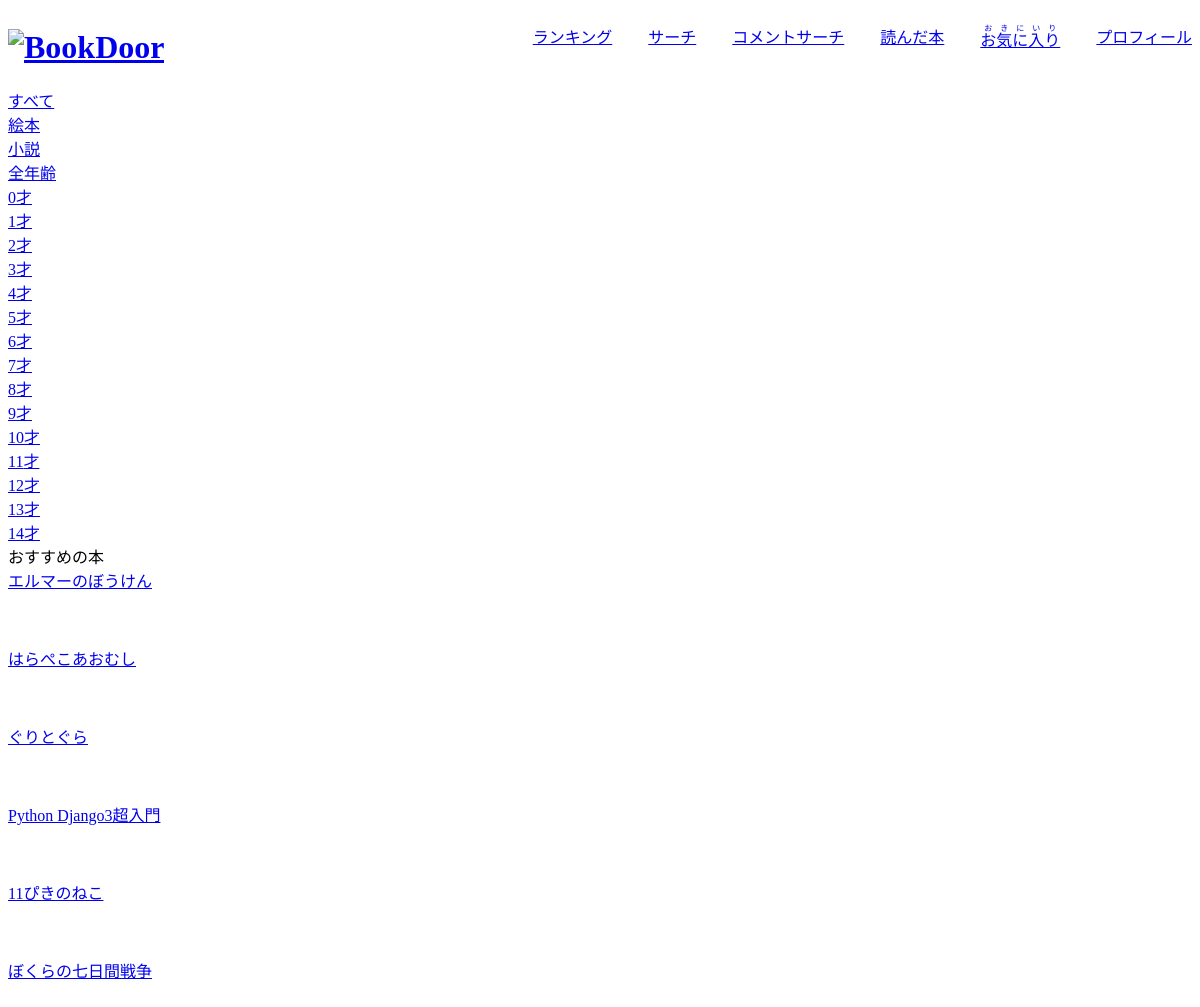
The page /book_condition/0/0 on the database its author committed.
### bookdoor/models.py (models this page shows, shortened)
class Category(models.Model):
  category=models.CharField(max_length=20)

class Book(models.Model):
  title=models.CharField(max_length=100)
  author=models.CharField(max_length=100,blank=True, null=True)
  illustrator=models.CharField(max_length=100,blank=True, null=True)
  translator=models.CharField(max_length=100,blank=True, null=True)
  publisher=models.CharField(max_length=100,blank=True, null=True)
  category_id=models.IntegerField(blank=True, null=True)
  url=models.CharField(max_length=100,blank=True, null=True)
  code=models.CharField(max_length=10)
  evaluation=models.FloatField(default=0)
  date=models.DateField(blank=True, null=True)

### bookdoor/views.py (the view, shortened to what this page needs)
class BookConditionView(TemplateView):
  def __init__(self,):
    self.params={
      'books':'',
      'attention':'',
      'category':Category.objects.all(),
      'category_id':'',
      'age':'',
      'age_range':range(15),
    }
  def get(self,request,category_id,age):
    def default_ranking(age):
      ranking=[]
      books=Book.objects.all()
      today=datetime.date.today()
      for book in books:
        average=0.0
        total=0
        count=0
        if age != 100:
          book_comments=BookComment.objects.filter(book=book,age = age)
        else:
          book_comments=BookComment.objects.filter(book=book)
        for book_comment in book_comments:
          if (int(today.strftime("%Y%m%d")) - \
            int(book_comment.date.strftime("%Y%m%d"))) <=100:
            item=1.25
          else:
            item=1
          total+=book_comment.evaluation*item
          count+=1
        if count == 0:
          count=1
        average=total/count
        ranking.append((book.id-1,average))
      return sorted(ranking, key=lambda r: r[1], reverse=True)
    def first_scores(user,book_count):
      book_comments=BookComment.objects.filter(writer=user)
      item=np.zeros(book_count)
      for book_comment in book_comments:
        id=book_comment.book_id
        item[id-1]=book_comment.evaluation
      return item
    def create_scores(target_user,book_count):
      scores=[]
      scores.append(first_scores(target_user,book_count))
      users=CustomUser.objects.all()
      for user in users:
        if user == target_user:
          continue
        book_comments=BookComment.objects.filter(writer=user)
        if len(book_comments) == 0:
          continue
        item=np.zeros(book_count)
        for book_comment in book_comments:
          id=book_comment.book_id
          item[id-1]=book_comment.evaluation
        scores.append(item)
      return np.array(scores)
    def create_age_scores(target_user,book_count,age):
      scores=[]
      scores.append(first_scores(target_user,book_count))
      today=datetime.date.today()
      users=CustomUser.objects.all()
      for user in users:
        if user == target_user:
          continue
        if age != 100:
          book_comments=BookComment.objects.filter(writer=user,age=age)
        else:
          book_comments=BookComment.objects.filter(writer=user)
        if len(book_comments) == 0:
          continue
        item=np.zeros(book_count)
        for book_comment in book_comments:
          id=book_comment.book_id
          item[id-1]=book_comment.evaluation
        scores.append(item)
      return np.array(scores)
    def get_correlation_coefficents(scores, target_user_index):
      similarities = []
      target = scores[target_user_index]
      for i, score in enumerate(scores):
        indices = np.where((target * score ) != 0)[0]
        if len(indices) < 3 or i == target_user_index:
          continue
        similarity = np.corrcoef(target[indices], score[indices])[0, 1]
        if np.isnan(similarity):
          continue
        similarities.append((i, similarity))
      return sorted(similarities, key=lambda s: s[1], reverse=True)
    def predict(scores, similarities, target_user_index, target_item_index):
      target = scores[target_user_index]
      avg_target = np.mean(target[np.where(target > 0)])
      numerator = 0.0
      denominator = 0.0
      k = 0
      for similarity in similarities:
        if k > 5 or similarity[1] <= 0.0:
          break
        score = scores[similarity[0]]
        if score[target_item_index] >= 0:
          denominator += similarity[1]
          numerator += similarity[1] * (score[target_item_index] - np.mean(score[np.where(score >= 0)]))
          k += 1
      return avg_target + (numerator / denominator) if denominator > 0 else -1
    def rank_items(scores, similarities, target_user_index,book_count):
      rankings = []
      target = scores[target_user_index]
      for i in range(book_count):
        if target[i] >= 1:
          continue
        rankings.append((i, predict(scores, similarities, target_user_index, i)))
      return sorted(rankings, key=lambda r: r[1], reverse=True)
    def mean_adjustment(scores):
      scores_nan = np.copy(scores)
      scores_nan[scores_nan == 0] = np.nan
      adjusted_scores = np.ndarray(shape=scores_nan.shape)
      for i, score in enumerate(scores_nan):
          adjusted_scores[i] = score - np.nanmean(score)
      return np.nan_to_num(adjusted_scores)
    def item_get_cos_similarities(scores, target_item_index):
      similarities = []
      items = mean_adjustment(scores).transpose()
      target_item = items[target_item_index]
      for i, item in enumerate(items):
        if i == target_item_index:
          continue
        similarity = np.dot(target_item, item.T) / (np.linalg.norm(target_item) * np.linalg.norm(item))
        similarities.append((i, similarity))
      return sorted(similarities, key=lambda s: s[1], reverse=True)
    def item_predict(scores, similarities, target_user_index):
      numerator = 0.0
      denominator = 0.0
      k = 0
      target = scores[target_user_index]
      for similarity in similarities:
          if (k >= 5 or similarity[1] <= 0):
              break
          if (target[similarity[0]] == 0):
              continue
          numerator += similarity[1] * target[similarity[0]]
          denominator += similarity[1]
          k += 1
      return numerator / denominator if denominator != 0.0 else -1
    def item_rank_items(scores, similarities, target_user_index,book_count):
      ranking = []
      for i in range(book_count):
        if scores[target_user_index][i] > 0:
          continue
        similarities =  item_get_cos_similarities(scores, i)
        predict_score = item_predict(scores, similarities, target_user_index)
        ranking.append((i, predict_score))
      return sorted(ranking, key=lambda r: r[1], reverse=True)
    def youser_filter(ranking_origin,target_user):
      comments=BookComment.objects.filter(writer=target_user)
      number_list=[]
      ranking=[]
      for comment in comments:
        number_list.append(comment.book_id-1)
      for rank in ranking_origin:
        if rank[0] not in number_list:
          ranking.append(rank)
      return ranking
    if request.user.is_authenticated:
      target_user=self.request.user
      last_book = Book.objects.all().last()
      book_count = last_book.id
      scores=create_scores(target_user,book_count)
      age_scores=create_age_scores(target_user,book_count,age)
      if len(age_scores) <= 1:
        age_scores=scores
      target_user_index = 0
      similarities = get_correlation_coefficents(scores, target_user_index)
      if len(similarities) !=0 and similarities[0][1] > 0:
        rank = rank_items(age_scores, similarities, target_user_index,book_count)
      else:
        rank = item_rank_items(age_scores, similarities, target_user_index,book_count)
        if len(rank) == 0:
          self.params['attention'] = 1
        elif np.isnan(rank[0][1]):
          ranking_origin=default_ranking(age)
          rank=youser_filter(ranking_origin,target_user)
    else:
      rank=default_ranking(age)
    books = []
    for id in rank:
      book=Book.objects.filter(id=id[0]+1)
      if len(book) != 0 :
        if category_id == 0 or book[0].category_id == category_id:
          books.append(book[0])
    if len(books) == 0:
      books=Book.objects.all().order_by('date').reverse()
    self.params['books']=books
    self.params['category_id']=category_id
    self.params['age']=age
    return render(request,'bookdoor/book_condition.html', self.params)

### bookdoor/templates/bookdoor/book_condition.html (shortened to what this page needs)
{% extends 'bookdoor/layout.html' %}
{% block content %}
<div>
  <div><a href="{% url 'bookdoor:book_condition' 0 age %}">すべて</a></div>
  {% for item in category %}
  <div>
    <a href="{% url 'bookdoor:book_condition' item.id age %}">{{ item.category }}</a>
  </div>
  {% endfor %}
</div>
<div>
  <div><a href="{% url 'bookdoor:book_condition' category_id 100 %}">全年齢</a></div>
  {% for item in age_range %}
  <div>
    <a href="{% url 'bookdoor:book_condition' category_id item %}">{{ item }}才</a>
  </div>
  {% endfor %}
</div>
<div>
  <div>おすすめの本</div>
  {% if attention == 1 %}
  <duv>あなたはすべての本を読みました</duv>
  {% else %}
  {% for item in books %}
  <div><a href="{% url 'bookdoor:book_detail' item.code %}">{{ item.title }}</a></div>
  <br><br><br>
  {% endfor %}
  {% endif %}
</div>
{% endblock %}

### rows shown on the page
Category: category "絵本"
Category: category "小説"
Book: title "エルマーのぼうけん"
Book: title "はらぺこあおむし"
Book: title "ぐりとぐら"
Book: title "Python Django3超入門"
Book: title "11ぴきのねこ"
Book: title "ぼくらの七日間戦争"

### other values the page prints
{{ item }} "0" "1" "2" "3" "4" "5" "6" "7" "8" "9" "10" "11" "12" "13" "14"
